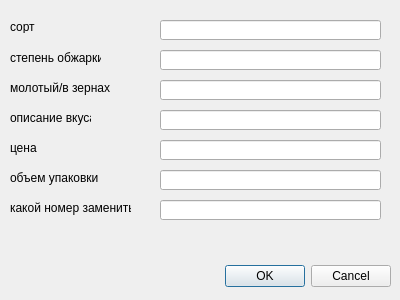
<?xml version="1.0" encoding="UTF-8"?>
<ui version="4.0">
 <class>Dialog</class>
 <widget class="QDialog" name="Dialog">
  <property name="geometry">
   <rect>
    <x>0</x>
    <y>0</y>
    <width>400</width>
    <height>300</height>
   </rect>
  </property>
  <property name="windowTitle">
   <string>Dialog</string>
  </property>
  <widget class="QDialogButtonBox" name="buttonBox">
   <property name="geometry">
    <rect>
     <x>50</x>
     <y>260</y>
     <width>341</width>
     <height>32</height>
    </rect>
   </property>
   <property name="orientation">
    <enum>Qt::Horizontal</enum>
   </property>
   <property name="standardButtons">
    <set>QDialogButtonBox::Cancel|QDialogButtonBox::Ok</set>
   </property>
  </widget>
  <widget class="QLineEdit" name="variety">
   <property name="geometry">
    <rect>
     <x>160</x>
     <y>20</y>
     <width>221</width>
     <height>20</height>
    </rect>
   </property>
  </widget>
  <widget class="QLineEdit" name="degree_of_roasting">
   <property name="geometry">
    <rect>
     <x>160</x>
     <y>50</y>
     <width>221</width>
     <height>20</height>
    </rect>
   </property>
  </widget>
  <widget class="QLineEdit" name="ground_or_not">
   <property name="geometry">
    <rect>
     <x>160</x>
     <y>80</y>
     <width>221</width>
     <height>20</height>
    </rect>
   </property>
  </widget>
  <widget class="QLineEdit" name="describtion_of_taste">
   <property name="geometry">
    <rect>
     <x>160</x>
     <y>110</y>
     <width>221</width>
     <height>20</height>
    </rect>
   </property>
  </widget>
  <widget class="QLineEdit" name="price">
   <property name="geometry">
    <rect>
     <x>160</x>
     <y>140</y>
     <width>221</width>
     <height>20</height>
    </rect>
   </property>
  </widget>
  <widget class="QLineEdit" name="volume">
   <property name="geometry">
    <rect>
     <x>160</x>
     <y>170</y>
     <width>221</width>
     <height>20</height>
    </rect>
   </property>
  </widget>
  <widget class="QLabel" name="label">
   <property name="geometry">
    <rect>
     <x>10</x>
     <y>20</y>
     <width>47</width>
     <height>13</height>
    </rect>
   </property>
   <property name="text">
    <string>сорт</string>
   </property>
  </widget>
  <widget class="QLabel" name="label_2">
   <property name="geometry">
    <rect>
     <x>10</x>
     <y>50</y>
     <width>91</width>
     <height>16</height>
    </rect>
   </property>
   <property name="text">
    <string>степень обжарки</string>
   </property>
  </widget>
  <widget class="QLabel" name="label_3">
   <property name="geometry">
    <rect>
     <x>10</x>
     <y>80</y>
     <width>101</width>
     <height>16</height>
    </rect>
   </property>
   <property name="text">
    <string>молотый/в зернах</string>
   </property>
  </widget>
  <widget class="QLabel" name="label_4">
   <property name="geometry">
    <rect>
     <x>10</x>
     <y>110</y>
     <width>81</width>
     <height>16</height>
    </rect>
   </property>
   <property name="text">
    <string>описание вкуса</string>
   </property>
  </widget>
  <widget class="QLabel" name="label_5">
   <property name="geometry">
    <rect>
     <x>10</x>
     <y>140</y>
     <width>51</width>
     <height>16</height>
    </rect>
   </property>
   <property name="text">
    <string>цена</string>
   </property>
  </widget>
  <widget class="QLabel" name="label_6">
   <property name="geometry">
    <rect>
     <x>10</x>
     <y>170</y>
     <width>91</width>
     <height>16</height>
    </rect>
   </property>
   <property name="text">
    <string>объем упаковки</string>
   </property>
  </widget>
  <widget class="QLineEdit" name="lineEdit">
   <property name="geometry">
    <rect>
     <x>160</x>
     <y>200</y>
     <width>221</width>
     <height>20</height>
    </rect>
   </property>
  </widget>
  <widget class="QLabel" name="label_7">
   <property name="geometry">
    <rect>
     <x>10</x>
     <y>200</y>
     <width>121</width>
     <height>16</height>
    </rect>
   </property>
   <property name="text">
    <string>какой номер заменить</string>
   </property>
  </widget>
 </widget>
 <resources/>
 <connections>
  <connection>
   <sender>buttonBox</sender>
   <signal>accepted()</signal>
   <receiver>Dialog</receiver>
   <slot>accept()</slot>
   <hints>
    <hint type="sourcelabel">
     <x>248</x>
     <y>254</y>
    </hint>
    <hint type="destinationlabel">
     <x>157</x>
     <y>274</y>
    </hint>
   </hints>
  </connection>
  <connection>
   <sender>buttonBox</sender>
   <signal>rejected()</signal>
   <receiver>Dialog</receiver>
   <slot>reject()</slot>
   <hints>
    <hint type="sourcelabel">
     <x>316</x>
     <y>260</y>
    </hint>
    <hint type="destinationlabel">
     <x>286</x>
     <y>274</y>
    </hint>
   </hints>
  </connection>
 </connections>
</ui>
